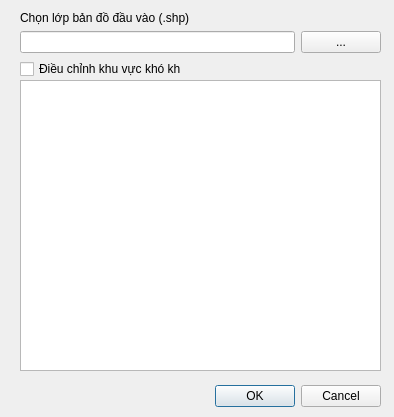
<?xml version="1.0" encoding="UTF-8"?>
<ui version="4.0">
 <class>Dialog_CapNhatXKK</class>
 <widget class="QDialog" name="Dialog_CapNhatXKK">
  <property name="geometry">
   <rect>
    <x>0</x>
    <y>0</y>
    <width>394</width>
    <height>417</height>
   </rect>
  </property>
  <property name="windowTitle">
   <string>v5PFES - Cập nhật xã khó khăn</string>
  </property>
  <widget class="QDialogButtonBox" name="buttonBox">
   <property name="geometry">
    <rect>
     <x>40</x>
     <y>380</y>
     <width>341</width>
     <height>32</height>
    </rect>
   </property>
   <property name="orientation">
    <enum>Qt::Horizontal</enum>
   </property>
   <property name="standardButtons">
    <set>QDialogButtonBox::Cancel|QDialogButtonBox::Ok</set>
   </property>
  </widget>
  <widget class="QLabel" name="label">
   <property name="geometry">
    <rect>
     <x>20</x>
     <y>10</y>
     <width>171</width>
     <height>16</height>
    </rect>
   </property>
   <property name="text">
    <string>Chọn lớp bản đồ đầu vào (.shp)</string>
   </property>
  </widget>
  <widget class="QTableWidget" name="tableWidget">
   <property name="geometry">
    <rect>
     <x>20</x>
     <y>80</y>
     <width>361</width>
     <height>291</height>
    </rect>
   </property>
  </widget>
  <widget class="QWidget" name="layoutWidget">
   <property name="geometry">
    <rect>
     <x>20</x>
     <y>30</y>
     <width>361</width>
     <height>25</height>
    </rect>
   </property>
   <layout class="QGridLayout" name="gridLayout">
    <item row="0" column="0">
     <widget class="QLineEdit" name="inPath"/>
    </item>
    <item row="0" column="1">
     <widget class="QPushButton" name="inBtn">
      <property name="text">
       <string>...</string>
      </property>
     </widget>
    </item>
   </layout>
  </widget>
  <widget class="QCheckBox" name="checkBox">
   <property name="geometry">
    <rect>
     <x>20</x>
     <y>60</y>
     <width>161</width>
     <height>18</height>
    </rect>
   </property>
   <property name="text">
    <string>Điều chỉnh khu vực khó khăn</string>
   </property>
  </widget>
 </widget>
 <resources/>
 <connections>
  <connection>
   <sender>buttonBox</sender>
   <signal>accepted()</signal>
   <receiver>Dialog_CapNhatXKK</receiver>
   <slot>accept()</slot>
   <hints>
    <hint type="sourcelabel">
     <x>248</x>
     <y>254</y>
    </hint>
    <hint type="destinationlabel">
     <x>157</x>
     <y>274</y>
    </hint>
   </hints>
  </connection>
  <connection>
   <sender>buttonBox</sender>
   <signal>rejected()</signal>
   <receiver>Dialog_CapNhatXKK</receiver>
   <slot>reject()</slot>
   <hints>
    <hint type="sourcelabel">
     <x>316</x>
     <y>260</y>
    </hint>
    <hint type="destinationlabel">
     <x>286</x>
     <y>274</y>
    </hint>
   </hints>
  </connection>
 </connections>
</ui>
